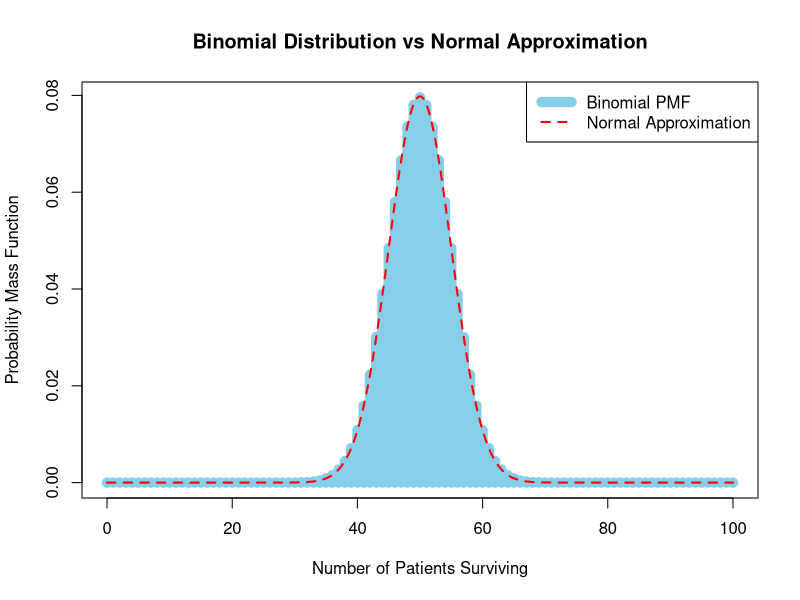

The R source for this figure:
#Page 360

n <- 100
p <- 0.5

x <- 0:n
binomial_pmf <- dbinom(x, size = n, prob = p)

mu <- n * p
sigma <- sqrt(n * p * (1 - p))

x_norm <- seq(0, n, length.out = 1000)
normal_pdf <- dnorm(x_norm, mean = mu, sd = sigma)

plot(x, binomial_pmf, type = "h", lwd = 10, col = "skyblue", main = "Binomial Distribution vs Normal Approximation", 
     xlab = "Number of Patients Surviving", ylab = "Probability Mass Function")
lines(x_norm, normal_pdf, col = "red", lty = 2, lwd = 2)
legend("topright", legend = c("Binomial PMF", "Normal Approximation"), col = c("skyblue", "red"), lty = c(1, 2), lwd = c(10, 2))
